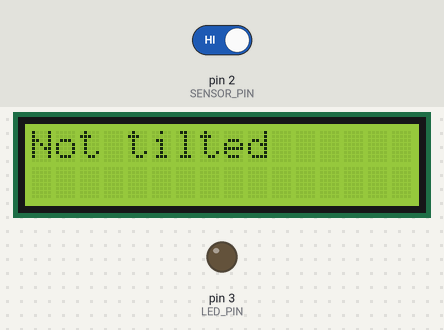
A sketch run on a simulated Arduino Uno, built with avr-gcc and run on an emulated ATmega328P. Parts: 16×2 character LCD, output pins drawn as LEDs (lit = HIGH). Inputs (shaded band) come from the test bench; at power-on: pin 2 (SENSOR_PIN) HIGH.

Above: at 1.2 s.
1.3 s: pin 2 (SENSOR_PIN) driven LOW
At 2.3 s:
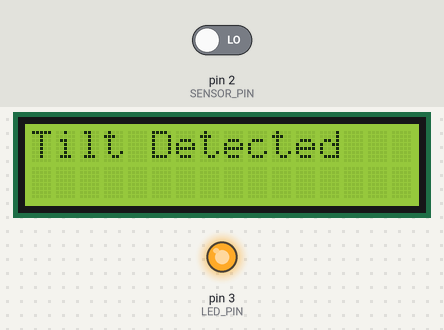
3.0 s: pin 2 (SENSOR_PIN) driven HIGH
At 3.9 s:
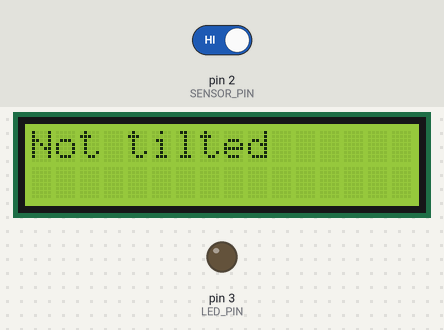
Timing chart, 0 to 6.0 s (numbered marks = the images above; inputs shaded):
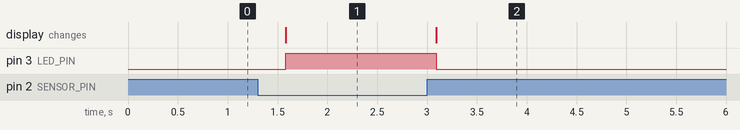

The sketch:

Tilt_Sensor.ino
```cpp
#include <LiquidCrystal.h>
 #define SENSOR_PIN 2
 #define LED_PIN 3
 const int rs = 8, en = 9, d4 = 4, d5 = 5, d6 = 6, d7 = 7;
 LiquidCrystal lcd(rs, en, d4, d5, d6, d7);
 void setup()
{
 pinMode(LED_PIN, OUTPUT);
 lcd.begin(16, 2);
lcd.clear();
lcd.setCursor(0, 0);
lcd.print("Test");
}
 void loop()
{
 lcd.setCursor(0, 0);
//first column, First row
//Dummy  print.
 //first column, First row
lcd.clear();
if (digitalRead(SENSOR_PIN) == LOW)
 {
 lcd.print("Tilt Detected");
digitalWrite(LED_PIN, HIGH);
 }
 else
 {
 lcd.print("Not tilted");
digitalWrite(LED_PIN, LOW);
}
 delay(500);
 }
```

Measured:
- after the input at 1.3 s, pin 3 (LED_PIN): LOW → HIGH after 0.28 s; the display: changes after 0.28 s (image 1)
- after the input at 3.0 s, pin 3 (LED_PIN): HIGH → LOW after 0.09 s; the display: changes after 0.09 s (image 2)
